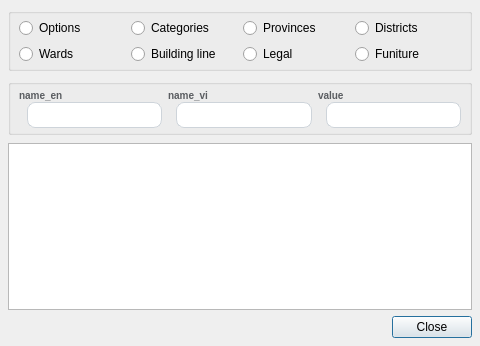
<?xml version="1.0" encoding="UTF-8"?>
<ui version="4.0">
 <class>ProductSettings</class>
 <widget class="QDialog" name="ProductSettings">
  <property name="geometry">
   <rect>
    <x>0</x>
    <y>0</y>
    <width>480</width>
    <height>346</height>
   </rect>
  </property>
  <property name="windowTitle">
   <string>Dialog</string>
  </property>
  <property name="styleSheet">
   <string notr="true">QDialog {
	font-family: &quot;Courier New&quot;;
}
QLabel{
	font-size: 10px;
	font-weight: 600;
	color: rgb(90, 93, 97);
	max-height: 14px;
}
QLineEdit {
padding: 4px 0;
border: 1px solid #CED4DA;
border-radius: 8px;
margin-left: 8px;
padding-left: 4px;
}
QRadioButton{
font-family: &quot;Courier New&quot;;
}</string>
  </property>
  <layout class="QVBoxLayout" name="verticalLayout_5">
   <property name="leftMargin">
    <number>8</number>
   </property>
   <property name="topMargin">
    <number>8</number>
   </property>
   <property name="rightMargin">
    <number>8</number>
   </property>
   <property name="bottomMargin">
    <number>8</number>
   </property>
   <item>
    <layout class="QVBoxLayout" name="verticalLayout_4">
     <property name="spacing">
      <number>8</number>
     </property>
     <property name="bottomMargin">
      <number>0</number>
     </property>
     <item>
      <widget class="QGroupBox" name="groupBox">
       <property name="title">
        <string/>
       </property>
       <layout class="QGridLayout" name="gridLayout_5">
        <property name="leftMargin">
         <number>8</number>
        </property>
        <property name="topMargin">
         <number>4</number>
        </property>
        <property name="rightMargin">
         <number>8</number>
        </property>
        <property name="bottomMargin">
         <number>4</number>
        </property>
        <item row="0" column="0">
         <layout class="QGridLayout" name="gridLayout_4">
          <item row="0" column="1">
           <widget class="QRadioButton" name="categories_radio">
            <property name="text">
             <string>Categories</string>
            </property>
           </widget>
          </item>
          <item row="0" column="3">
           <widget class="QRadioButton" name="districts_radio">
            <property name="text">
             <string>Districts</string>
            </property>
           </widget>
          </item>
          <item row="0" column="0">
           <widget class="QRadioButton" name="options_radio">
            <property name="text">
             <string>Options</string>
            </property>
           </widget>
          </item>
          <item row="0" column="2">
           <widget class="QRadioButton" name="provinces_radio">
            <property name="text">
             <string>Provinces</string>
            </property>
           </widget>
          </item>
          <item row="1" column="0">
           <widget class="QRadioButton" name="wards_radio">
            <property name="text">
             <string>Wards</string>
            </property>
           </widget>
          </item>
          <item row="1" column="1">
           <widget class="QRadioButton" name="building_line_s_radio">
            <property name="text">
             <string>Building line</string>
            </property>
           </widget>
          </item>
          <item row="1" column="2">
           <widget class="QRadioButton" name="legal_s_radio">
            <property name="text">
             <string>Legal</string>
            </property>
           </widget>
          </item>
          <item row="1" column="3">
           <widget class="QRadioButton" name="furniture_s_radio">
            <property name="text">
             <string>Funiture</string>
            </property>
           </widget>
          </item>
         </layout>
        </item>
       </layout>
      </widget>
     </item>
     <item>
      <widget class="QGroupBox" name="field_container">
       <property name="title">
        <string/>
       </property>
       <layout class="QHBoxLayout" name="horizontalLayout_2">
        <property name="leftMargin">
         <number>8</number>
        </property>
        <property name="topMargin">
         <number>4</number>
        </property>
        <property name="rightMargin">
         <number>8</number>
        </property>
        <property name="bottomMargin">
         <number>4</number>
        </property>
        <item>
         <layout class="QHBoxLayout" name="horizontalLayout">
          <item>
           <widget class="QWidget" name="name_en_container" native="true">
            <property name="styleSheet">
             <string notr="true"/>
            </property>
            <layout class="QGridLayout" name="gridLayout_2">
             <property name="leftMargin">
              <number>0</number>
             </property>
             <property name="topMargin">
              <number>0</number>
             </property>
             <property name="rightMargin">
              <number>0</number>
             </property>
             <property name="bottomMargin">
              <number>0</number>
             </property>
             <property name="horizontalSpacing">
              <number>4</number>
             </property>
             <item row="0" column="0">
              <layout class="QVBoxLayout" name="verticalLayout_2">
               <property name="spacing">
                <number>0</number>
               </property>
               <item>
                <widget class="QLabel" name="name_en_label">
                 <property name="text">
                  <string>name_en</string>
                 </property>
                </widget>
               </item>
               <item>
                <widget class="QLineEdit" name="name_en_input"/>
               </item>
              </layout>
             </item>
            </layout>
           </widget>
          </item>
          <item>
           <widget class="QWidget" name="name_vi_container" native="true">
            <property name="styleSheet">
             <string notr="true"/>
            </property>
            <layout class="QGridLayout" name="gridLayout">
             <property name="leftMargin">
              <number>0</number>
             </property>
             <property name="topMargin">
              <number>0</number>
             </property>
             <property name="rightMargin">
              <number>0</number>
             </property>
             <property name="bottomMargin">
              <number>0</number>
             </property>
             <property name="horizontalSpacing">
              <number>4</number>
             </property>
             <item row="0" column="0">
              <layout class="QVBoxLayout" name="verticalLayout">
               <property name="spacing">
                <number>0</number>
               </property>
               <item>
                <widget class="QLabel" name="name_v_label">
                 <property name="text">
                  <string>name_vi</string>
                 </property>
                </widget>
               </item>
               <item>
                <widget class="QLineEdit" name="name_v_input"/>
               </item>
              </layout>
             </item>
            </layout>
           </widget>
          </item>
          <item>
           <widget class="QWidget" name="value_container" native="true">
            <property name="styleSheet">
             <string notr="true"/>
            </property>
            <layout class="QGridLayout" name="gridLayout_3">
             <property name="leftMargin">
              <number>0</number>
             </property>
             <property name="topMargin">
              <number>0</number>
             </property>
             <property name="rightMargin">
              <number>0</number>
             </property>
             <property name="bottomMargin">
              <number>0</number>
             </property>
             <property name="horizontalSpacing">
              <number>4</number>
             </property>
             <item row="0" column="0">
              <layout class="QVBoxLayout" name="verticalLayout_3">
               <property name="spacing">
                <number>0</number>
               </property>
               <item>
                <widget class="QLabel" name="value_label">
                 <property name="text">
                  <string>value</string>
                 </property>
                </widget>
               </item>
               <item>
                <widget class="QLineEdit" name="value_input"/>
               </item>
              </layout>
             </item>
            </layout>
           </widget>
          </item>
         </layout>
        </item>
       </layout>
      </widget>
     </item>
     <item>
      <widget class="QTableView" name="tableView"/>
     </item>
    </layout>
   </item>
   <item>
    <widget class="QDialogButtonBox" name="buttonBox">
     <property name="orientation">
      <enum>Qt::Orientation::Horizontal</enum>
     </property>
     <property name="standardButtons">
      <set>QDialogButtonBox::StandardButton::Close</set>
     </property>
    </widget>
   </item>
  </layout>
 </widget>
 <resources/>
 <connections>
  <connection>
   <sender>buttonBox</sender>
   <signal>accepted()</signal>
   <receiver>ProductSettings</receiver>
   <slot>accept()</slot>
   <hints>
    <hint type="sourcelabel">
     <x>248</x>
     <y>254</y>
    </hint>
    <hint type="destinationlabel">
     <x>157</x>
     <y>274</y>
    </hint>
   </hints>
  </connection>
  <connection>
   <sender>buttonBox</sender>
   <signal>rejected()</signal>
   <receiver>ProductSettings</receiver>
   <slot>reject()</slot>
   <hints>
    <hint type="sourcelabel">
     <x>316</x>
     <y>260</y>
    </hint>
    <hint type="destinationlabel">
     <x>286</x>
     <y>274</y>
    </hint>
   </hints>
  </connection>
 </connections>
</ui>
